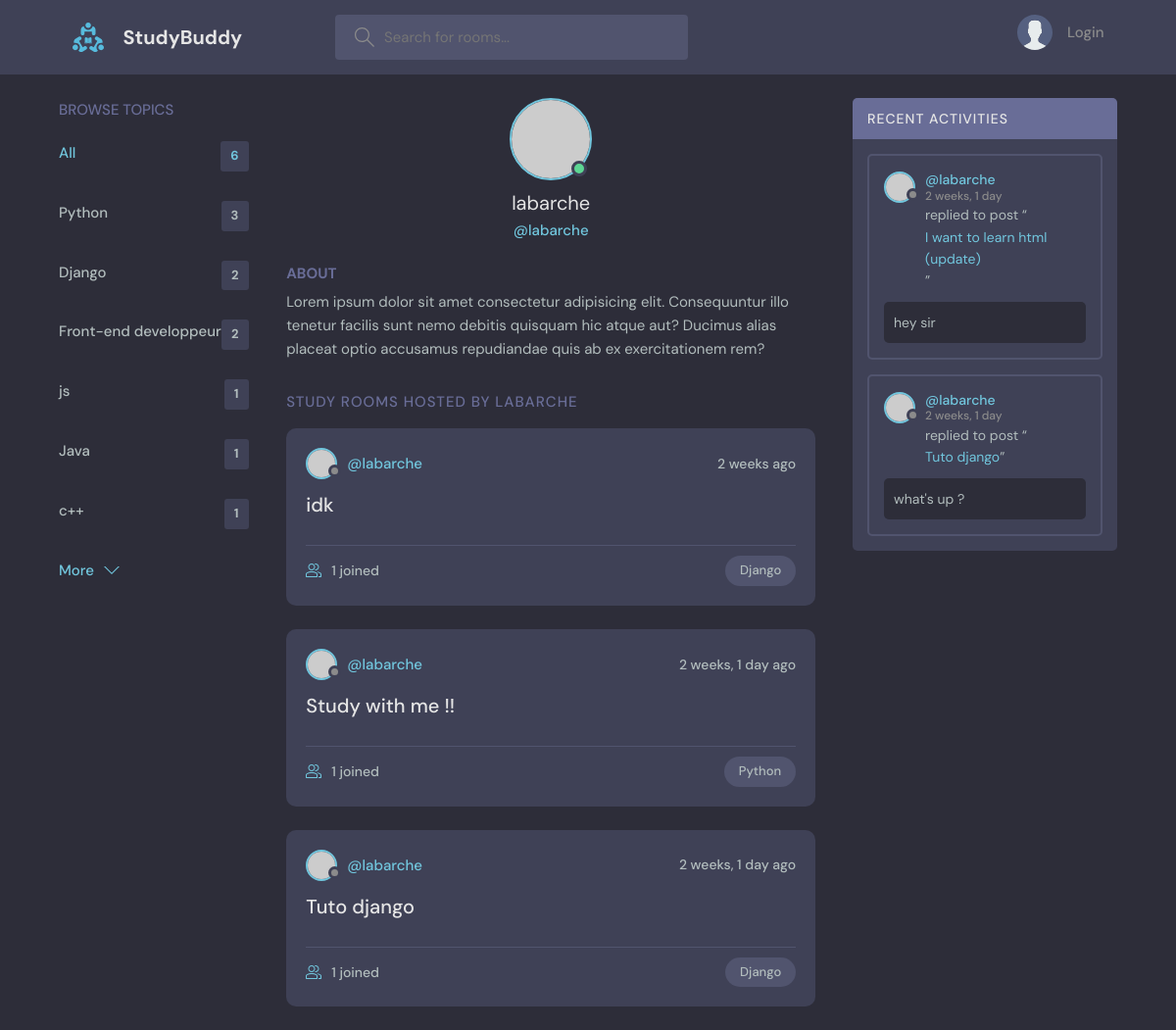
Screenshot of /profile/3/ with the database file from the repository.
### base/models.py (models this page shows, shortened)
class Topic(models.Model):
    name = models.CharField(max_length=200)

class Room(models.Model):
    host = models.ForeignKey(User, on_delete=models.SET_NULL, null=True)
    topic = models.ForeignKey(Topic, on_delete=models.SET_NULL, null=True)
    name = models.CharField(max_length=200)
    description = models.TextField(blank=True, null=True)
    participants = models.ManyToManyField(User, related_name='participants', blank=True)
    updated = models.DateTimeField(auto_now=True)
    created = models.DateTimeField(auto_now_add=True)
    class Meta :
        ordering = ['-created', '-updated']
    def __str__(self):
        return self.name

class Message(models.Model):
    user = models.ForeignKey(User, on_delete=models.CASCADE)
    room = models.ForeignKey(Room, on_delete=models.CASCADE)
    body = models.TextField()
    updated = models.DateTimeField(auto_now=True)
    created = models.DateTimeField(auto_now_add=True)
    class Meta :
        ordering = ['-created', '-updated']

### base/views.py (the view)
# urls.py: path("profile/<str:pk>/", views.userProfile, name="user-profile"),
def userProfile(request, pk):
    user = User.objects.get(id=pk)
    rooms = user.room_set.all()
    room_messages = user.message_set.all()
    topics = Topic.objects.all()
    context = {'user': user, 'rooms': rooms, 'room_messages': room_messages, 'topics': topics}
    return render(request, "base/profile.html", context)

### base/templates/base/profile.html (shortened to what this page needs)
{%extends 'main.html'%}
{% block content %}
  <main class="profile-page layout layout--3">
    <div class="container">
      {%include 'base/topics_component.html'%}
      <div class="roomList">
        <div class="profile">
          <div class="profile__avatar">
            <div class="avatar avatar--large active">
              <img src="https://randomuser.me/api/portraits/men/11.jpg" />
            </div>
          </div>
          <div class="profile__info">
            <h3>{{user.username}}</h3>
            <p>@{{user.username}}</p>
          </div>
          <div class="profile__about">
            <h3>About</h3>
            <p>
              Lorem ipsum dolor sit amet consectetur adipisicing elit. Consequuntur illo tenetur
              facilis sunt nemo debitis quisquam hic atque aut? Ducimus alias placeat optio
              accusamus repudiandae quis ab ex exercitationem rem?
            </p>
          </div>
        </div>
        <div class="roomList__header">
          <div>
            <h2>Study Rooms Hosted by {{user.username}}</a>
            </h2>
          </div>
        </div>
        {%include 'base/feed_component.html'%}
      </div>
      {%include 'base/activity_component.html'%}
    </div>
  </main>
</body>
{% endblock content %}

### base/templates/base/topics_component.html
<div class="topics">
  <div class="topics__header">
    <h2>Browse Topics</h2>
  </div>
  <ul class="topics__list">
    <li>
      <a href="{%url 'home'%}" class="active">All <span>{{topics.count}}</span></a>
    </li>
    {% for topic in topics %}
    <li>
      <a href="{% url 'home' %}?q={{ topic.name }}">{{topic.name}} <span>{{topic.room_set.all.count}}</span></a>
    </li>
    {% endfor %}
  </ul>
  <a class="btn btn--link" href="topics.html">
    More
    <svg version="1.1" xmlns="http://www.w3.org/2000/svg" width="32" height="32" viewBox="0 0 32 32">
      <title>chevron-down</title>
      <path d="M16 21l-13-13h-3l16 16 16-16h-3l-13 13z"></path>
    </svg>
  </a>
</div>

### base/templates/base/feed_component.html (shortened to what this page needs)
{% for room in rooms %}
  <div class="roomListRoom">
    <div class="roomListRoom__header">
      <a href="{%url 'user-profile' room.host.id %}" class="roomListRoom__author">
        <div class="avatar avatar--small">
          <img src="https://randomuser.me/api/portraits/women/11.jpg" />
        </div>
        <span>@{{room.host.username}}</span>
      </a>
      <div class="roomListRoom__actions">
        <span>{{room.created|timesince}} ago</span>
      </div>
    </div>
    <div class="roomListRoom__content">
      <a href="{% url 'room' room.id %}">{{room.name}}</a>
    </div>
    <div class="roomListRoom__meta">
      <a href="{% url 'room' room.id %}" class="roomListRoom__joined">
        {{room.participants.all.count}} joined
      </a>
      <p class="roomListRoom__topic">{{room.topic.name}}</p>
    </div>
  </div>
{% endfor %}

### base/templates/base/activity_component.html (shortened to what this page needs)
<div class="activities">
  <div class="activities__header">
    <h2>Recent Activities</h2>
  </div>
  {% for message in room_messages %}
  <div class="activities__box">
    <div class="activities__boxHeader roomListRoom__header">
      <a href="{% url 'user-profile' message.user.id %}" class="roomListRoom__author">
        <div class="avatar avatar--small">
          <img src="https://randomuser.me/api/portraits/women/11.jpg" />
        </div>
        <p>
          @{{ message.user }}
          <span>{{ message.created|timesince }}</span>
        </p>
      </a>
    </div>
    <div class="activities__boxContent">
      <p>replied to post “<a href="{%url 'room' message.room.id%}}">{{message.room}}</a>”</p>
      <div class="activities__boxRoomContent">
        {{message.body}}
      </div>
    </div>
  </div>
  {% endfor %}
</div>

### rows the page displays
Topic: name "Python", room_set.all.count "3"
Topic: name "Django", room_set.all.count "2"
Topic: name "Front-end developpeur", room_set.all.count "2"
Topic: name "js", room_set.all.count "1"
Topic: name "Java", room_set.all.count "1"
Topic: name "c++", room_set.all.count "1"
Room: host.username "labarche", created "2 weeks", name "idk", participants.all.count "1", topic.name "Django"
Room: host.username "labarche", created "2 weeks, 1 day", name "Study with me !!", participants.all.count "1", topic.name "Python"
Room: host.username "labarche", created "2 weeks, 1 day", name "Tuto django", participants.all.count "1", topic.name "Django"
Message: user "labarche", created "2 weeks, 1 day", room "I want to learn html (update)", body "hey sir"
Message: user "labarche", created "2 weeks, 1 day", room "Tuto django", body "what's up ?"

### other values shown
{{ topics.count }} "6"
{{ user.username }} "labarche"
{{ user.username }} "LABARCHE"
